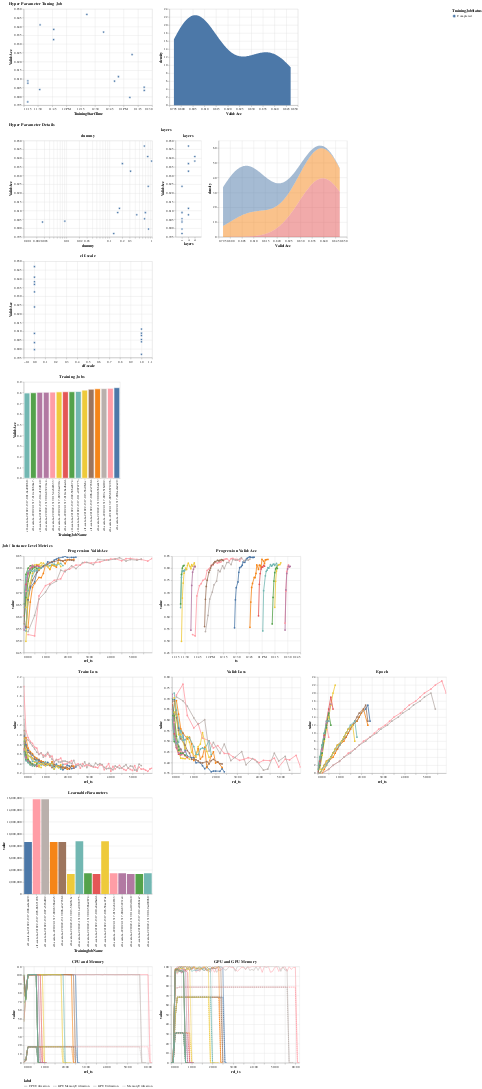

The notebook cell this image was saved under:
### Code cell
%%time
from reporting_util import analyze_hpo_job
chart, trials_df, full_df = analyze_hpo_job(
    clf_scl_la, 
    return_dfs=True,
    job_metrics=[
        'Train:Loss',
        'Valid:Loss',
        'Epoch',
        'LearnableParameters'
    ]
)
chart

### Figure 1 — Vega-Lite specification as saved in the notebook (floating-point values rounded to 4 significant figures; data arrays with more than 128 entries replaced by an {"elided": "..."} marker saying what was removed)
{"$schema": "https://vega.github.io/schema/vega-lite/v4.17.0.json", "config": {"view": {"continuousHeight": 300, "continuousWidth": 400}}, "data": {"name": "data-8f1b11c4b66d59c9c1e87522a1158069"}, "datasets": {"data-1ea5a0a1944ededd26d08b88f36d3868": {"elided": "2698 records"}, "data-8f1b11c4b66d59c9c1e87522a1158069": [{"TrainingElapsedTimeSeconds": 1839, "TrainingEndTime": "2022-10-22T14:52:00+02:00", "TrainingJobName": "clf-scale-la-221022-1317-008-acfa2a29", "TrainingJobStatus": "Completed", "TrainingStartTime": "2022-10-22T14:21:21+02:00", "TuningJobName": "clf-scale-la-221022-1317", "Valid:Acc": 0.8469, "clf-scale": 0, "dummy": 0.6556, "layers": 4}, {"TrainingElapsedTimeSeconds": 3873, "TrainingEndTime": "2022-10-22T14:36:43+02:00", "TrainingJobName": "clf-scale-la-221022-1317-005-8b671296", "TrainingJobStatus": "Completed", "TrainingStartTime": "2022-10-22T13:32:10+02:00", "TuningJobName": "clf-scale-la-221022-1317", "Valid:Acc": 0.8409, "clf-scale": 0, "dummy": 0.7904, "layers": 8}, {"TrainingElapsedTimeSeconds": 3631, "TrainingEndTime": "2022-10-22T14:47:02+02:00", "TrainingJobName": "clf-scale-la-221022-1317-007-e5f6df02", "TrainingJobStatus": "Completed", "TrainingStartTime": "2022-10-22T13:46:31+02:00", "TuningJobName": "clf-scale-la-221022-1317", "Valid:Acc": 0.8383, "clf-scale": 0, "dummy": 0.9732, "layers": 8}, {"TrainingElapsedTimeSeconds": 1701, "TrainingEndTime": "2022-10-22T15:07:20+02:00", "TrainingJobName": "clf-scale-la-221022-1317-009-b36ba9c5", "TrainingJobStatus": "Completed", "TrainingStartTime": "2022-10-22T14:38:59+02:00", "TuningJobName": "clf-scale-la-221022-1317", "Valid:Acc": 0.8368, "clf-scale": 0, "dummy": 0.2015, "layers": 4}, {"TrainingElapsedTimeSeconds": 1769, "TrainingEndTime": "2022-10-22T14:15:52+02:00", "TrainingJobName": "clf-scale-la-221022-1317-006-a2e793fd", "TrainingJobStatus": "Completed", "TrainingStartTime": "2022-10-22T13:46:23+02:00", "TuningJobName": "clf-scale-la-221022-1317", "Valid:Acc": 0.8325, "clf-scale": 0, "dummy": 0.3127, "layers": 4}, {"TrainingElapsedTimeSeconds": 850, "TrainingEndTime": "2022-10-22T15:23:04+02:00", "TrainingJobName": "clf-scale-la-221022-1317-013-5bd7febc", "TrainingJobStatus": "Completed", "TrainingStartTime": "2022-10-22T15:08:54+02:00", "TuningJobName": "clf-scale-la-221022-1317", "Valid:Acc": 0.8239, "clf-scale": 0, "dummy": 0.8088, "layers": 1}, {"TrainingElapsedTimeSeconds": 1434, "TrainingEndTime": "2022-10-22T15:18:25+02:00", "TrainingJobName": "clf-scale-la-221022-1317-011-e9074775", "TrainingJobStatus": "Completed", "TrainingStartTime": "2022-10-22T14:54:31+02:00", "TuningJobName": "clf-scale-la-221022-1317", "Valid:Acc": 0.8113, "clf-scale": 1, "dummy": 0.172, "layers": 4}, {"TrainingElapsedTimeSeconds": 634, "TrainingEndTime": "2022-10-22T13:29:53+02:00", "TrainingJobName": "clf-scale-la-221022-1317-002-586a2874", "TrainingJobStatus": "Completed", "TrainingStartTime": "2022-10-22T13:19:19+02:00", "TuningJobName": "clf-scale-la-221022-1317", "Valid:Acc": 0.8089, "clf-scale": 1, "dummy": 0.1569, "layers": 1}, {"TrainingElapsedTimeSeconds": 770, "TrainingEndTime": "2022-10-22T15:03:17+02:00", "TrainingJobName": "clf-scale-la-221022-1317-010-e8ad6add", "TrainingJobStatus": "Completed", "TrainingStartTime": "2022-10-22T14:50:27+02:00", "TuningJobName": "clf-scale-la-221022-1317", "Valid:Acc": 0.8088, "clf-scale": 0, "dummy": 0.6932, "layers": 1}, {"TrainingElapsedTimeSeconds": 1397, "TrainingEndTime": "2022-10-22T13:42:38+02:00", "TrainingJobName": "clf-scale-la-221022-1317-003-58ae97dc", "TrainingJobStatus": "Completed", "TrainingStartTime": "2022-10-22T13:19:21+02:00", "TuningJobName": "clf-scale-la-221022-1317", "Valid:Acc": 0.8076, "clf-scale": 1, "dummy": 0.4377, "layers": 4}, {"TrainingElapsedTimeSeconds": 649, "TrainingEndTime": "2022-10-22T15:32:25+02:00", "TrainingJobName": "clf-scale-la-221022-1317-015-4cb4fb33", "TrainingJobStatus": "Completed", "TrainingStartTime": "2022-10-22T15:21:36+02:00", "TuningJobName": "clf-scale-la-221022-1317", "Valid:Acc": 0.8053, "clf-scale": 1, "dummy": 0.6672, "layers": 1}, {"TrainingElapsedTimeSeconds": 655, "TrainingEndTime": "2022-10-22T13:42:45+02:00", "TrainingJobName": "clf-scale-la-221022-1317-004-83227ce4", "TrainingJobStatus": "Completed", "TrainingStartTime": "2022-10-22T13:31:50+02:00", "TuningJobName": "clf-scale-la-221022-1317", "Valid:Acc": 0.804, "clf-scale": 1, "dummy": 0.009128, "layers": 1}, {"TrainingElapsedTimeSeconds": 750, "TrainingEndTime": "2022-10-22T15:34:11+02:00", "TrainingJobName": "clf-scale-la-221022-1317-014-d19df140", "TrainingJobStatus": "Completed", "TrainingStartTime": "2022-10-22T15:21:41+02:00", "TuningJobName": "clf-scale-la-221022-1317", "Valid:Acc": 0.8035, "clf-scale": 0, "dummy": 0.002736, "layers": 1}, {"TrainingElapsedTimeSeconds": 700, "TrainingEndTime": "2022-10-22T15:18:14+02:00", "TrainingJobName": "clf-scale-la-221022-1317-012-e0469ea7", "TrainingJobStatus": "Completed", "TrainingStartTime": "2022-10-22T15:06:34+02:00", "TuningJobName": "clf-scale-la-221022-1317", "Valid:Acc": 0.7995, "clf-scale": 0, "dummy": 0.8207, "layers": 1}, {"TrainingElapsedTimeSeconds": 680, "TrainingEndTime": "2022-10-22T13:30:34+02:00", "TrainingJobName": "clf-scale-la-221022-1317-001-9ad909b0", "TrainingJobStatus": "Completed", "TrainingStartTime": "2022-10-22T13:19:14+02:00", "TuningJobName": "clf-scale-la-221022-1317", "Valid:Acc": 0.7969, "clf-scale": 1, "dummy": 0.1268, "layers": 1}], "data-bdacf3435b21d185c90a1c2ba92eb851": [{"TrainingElapsedTimeSeconds": 680, "TrainingEndTime": "2022-10-22T13:30:34+02:00", "TrainingJobName": "clf-scale-la-221022-1317-001-9ad909b0", "TrainingJobStatus": "Completed", "TrainingStartTime": "2022-10-22T13:19:14+02:00", "TuningJobName": "clf-scale-la-221022-1317", "Valid:Acc": 0.7969, "clf-scale": 1, "dummy": 0.1268, "layers": 1}, {"TrainingElapsedTimeSeconds": 700, "TrainingEndTime": "2022-10-22T15:18:14+02:00", "TrainingJobName": "clf-scale-la-221022-1317-012-e0469ea7", "TrainingJobStatus": "Completed", "TrainingStartTime": "2022-10-22T15:06:34+02:00", "TuningJobName": "clf-scale-la-221022-1317", "Valid:Acc": 0.7995, "clf-scale": 0, "dummy": 0.8207, "layers": 1}, {"TrainingElapsedTimeSeconds": 750, "TrainingEndTime": "2022-10-22T15:34:11+02:00", "TrainingJobName": "clf-scale-la-221022-1317-014-d19df140", "TrainingJobStatus": "Completed", "TrainingStartTime": "2022-10-22T15:21:41+02:00", "TuningJobName": "clf-scale-la-221022-1317", "Valid:Acc": 0.8035, "clf-scale": 0, "dummy": 0.002736, "layers": 1}, {"TrainingElapsedTimeSeconds": 655, "TrainingEndTime": "2022-10-22T13:42:45+02:00", "TrainingJobName": "clf-scale-la-221022-1317-004-83227ce4", "TrainingJobStatus": "Completed", "TrainingStartTime": "2022-10-22T13:31:50+02:00", "TuningJobName": "clf-scale-la-221022-1317", "Valid:Acc": 0.804, "clf-scale": 1, "dummy": 0.009128, "layers": 1}, {"TrainingElapsedTimeSeconds": 649, "TrainingEndTime": "2022-10-22T15:32:25+02:00", "TrainingJobName": "clf-scale-la-221022-1317-015-4cb4fb33", "TrainingJobStatus": "Completed", "TrainingStartTime": "2022-10-22T15:21:36+02:00", "TuningJobName": "clf-scale-la-221022-1317", "Valid:Acc": 0.8053, "clf-scale": 1, "dummy": 0.6672, "layers": 1}, {"TrainingElapsedTimeSeconds": 1397, "TrainingEndTime": "2022-10-22T13:42:38+02:00", "TrainingJobName": "clf-scale-la-221022-1317-003-58ae97dc", "TrainingJobStatus": "Completed", "TrainingStartTime": "2022-10-22T13:19:21+02:00", "TuningJobName": "clf-scale-la-221022-1317", "Valid:Acc": 0.8076, "clf-scale": 1, "dummy": 0.4377, "layers": 4}, {"TrainingElapsedTimeSeconds": 770, "TrainingEndTime": "2022-10-22T15:03:17+02:00", "TrainingJobName": "clf-scale-la-221022-1317-010-e8ad6add", "TrainingJobStatus": "Completed", "TrainingStartTime": "2022-10-22T14:50:27+02:00", "TuningJobName": "clf-scale-la-221022-1317", "Valid:Acc": 0.8088, "clf-scale": 0, "dummy": 0.6932, "layers": 1}, {"TrainingElapsedTimeSeconds": 634, "TrainingEndTime": "2022-10-22T13:29:53+02:00", "TrainingJobName": "clf-scale-la-221022-1317-002-586a2874", "TrainingJobStatus": "Completed", "TrainingStartTime": "2022-10-22T13:19:19+02:00", "TuningJobName": "clf-scale-la-221022-1317", "Valid:Acc": 0.8089, "clf-scale": 1, "dummy": 0.1569, "layers": 1}, {"TrainingElapsedTimeSeconds": 1434, "TrainingEndTime": "2022-10-22T15:18:25+02:00", "TrainingJobName": "clf-scale-la-221022-1317-011-e9074775", "TrainingJobStatus": "Completed", "TrainingStartTime": "2022-10-22T14:54:31+02:00", "TuningJobName": "clf-scale-la-221022-1317", "Valid:Acc": 0.8113, "clf-scale": 1, "dummy": 0.172, "layers": 4}, {"TrainingElapsedTimeSeconds": 850, "TrainingEndTime": "2022-10-22T15:23:04+02:00", "TrainingJobName": "clf-scale-la-221022-1317-013-5bd7febc", "TrainingJobStatus": "Completed", "TrainingStartTime": "2022-10-22T15:08:54+02:00", "TuningJobName": "clf-scale-la-221022-1317", "Valid:Acc": 0.8239, "clf-scale": 0, "dummy": 0.8088, "layers": 1}, {"TrainingElapsedTimeSeconds": 1769, "TrainingEndTime": "2022-10-22T14:15:52+02:00", "TrainingJobName": "clf-scale-la-221022-1317-006-a2e793fd", "TrainingJobStatus": "Completed", "TrainingStartTime": "2022-10-22T13:46:23+02:00", "TuningJobName": "clf-scale-la-221022-1317", "Valid:Acc": 0.8325, "clf-scale": 0, "dummy": 0.3127, "layers": 4}, {"TrainingElapsedTimeSeconds": 1701, "TrainingEndTime": "2022-10-22T15:07:20+02:00", "TrainingJobName": "clf-scale-la-221022-1317-009-b36ba9c5", "TrainingJobStatus": "Completed", "TrainingStartTime": "2022-10-22T14:38:59+02:00", "TuningJobName": "clf-scale-la-221022-1317", "Valid:Acc": 0.8368, "clf-scale": 0, "dummy": 0.2015, "layers": 4}, {"TrainingElapsedTimeSeconds": 3631, "TrainingEndTime": "2022-10-22T14:47:02+02:00", "TrainingJobName": "clf-scale-la-221022-1317-007-e5f6df02", "TrainingJobStatus": "Completed", "TrainingStartTime": "2022-10-22T13:46:31+02:00", "TuningJobName": "clf-scale-la-221022-1317", "Valid:Acc": 0.8383, "clf-scale": 0, "dummy": 0.9732, "layers": 8}, {"TrainingElapsedTimeSeconds": 3873, "TrainingEndTime": "2022-10-22T14:36:43+02:00", "TrainingJobName": "clf-scale-la-221022-1317-005-8b671296", "TrainingJobStatus": "Completed", "TrainingStartTime": "2022-10-22T13:32:10+02:00", "TuningJobName": "clf-scale-la-221022-1317", "Valid:Acc": 0.8409, "clf-scale": 0, "dummy": 0.7904, "layers": 8}, {"TrainingElapsedTimeSeconds": 1839, "TrainingEndTime": "2022-10-22T14:52:00+02:00", "TrainingJobName": "clf-scale-la-221022-1317-008-acfa2a29", "TrainingJobStatus": "Completed", "TrainingStartTime": "2022-10-22T14:21:21+02:00", "TuningJobName": "clf-scale-la-221022-1317", "Valid:Acc": 0.8469, "clf-scale": 0, "dummy": 0.6556, "layers": 4}]}, "vconcat": [{"hconcat": [{"encoding": {"opacity": {"condition": {"selection": "selector001", "value": 1}, "value": 0.35}, "shape": {"field": "TrainingJobStatus", "legend": {"orient": "right"}, "type": "nominal"}, "stroke": {"condition": {"selection": "selector002", "value": "gold"}, "value": "white"}, "strokeWidth": {"condition": {"selection": "selector002", "value": 2}, "value": 2}, "tooltip": [{"field": "Valid:Acc", "format": ".2e", "type": "quantitative"}, {"field": "dummy", "format": ".2e", "type": "quantitative"}, {"field": "layers", "type": "quantitative"}, {"field": "clf-scale", "format": ".2e", "type": "quantitative"}, {"field": "TrainingStartTime", "format": "%H:%M:%S", "type": "temporal"}, {"field": "TrainingJobName", "type": "nominal"}, {"field": "TrainingJobStatus", "type": "nominal"}, {"field": "TrainingElapsedTimeSeconds", "type": "quantitative"}], "x": {"field": "TrainingStartTime", "scale": {"nice": true}, "type": "temporal"}, "y": {"axis": {"title": "Valid:Acc"}, "field": "Valid:Acc", "scale": {"padding": 1, "zero": false}, "type": "quantitative"}}, "mark": {"filled": true, "size": 50, "type": "point"}, "selection": {"selector001": {"empty": "all", "encodings": ["x"], "resolve": "intersect", "type": "interval"}, "selector002": {"empty": "none", "fields": ["TrainingJobName", "TrainingStartTime"], "nearest": false, "on": "mouseover", "type": "single"}}}, {"encoding": {"x": {"field": "value", "title": "Valid:Acc", "type": "quantitative"}, "y": {"field": "density", "type": "quantitative"}}, "mark": "area", "transform": [{"filter": {"selection": "selector001"}}, {"bandwidth": 0.01, "density": "Valid:Acc"}]}], "title": "Hyper Parameter Tuning Job"}, {"title": "Hyper Parameter Details", "vconcat": [{"hconcat": [{"encoding": {"opacity": {"condition": {"selection": "selector001", "value": 1}, "value": 0.35}, "shape": {"field": "TrainingJobStatus", "legend": {"orient": "right"}, "type": "nominal"}, "stroke": {"condition": {"selection": "selector002", "value": "gold"}, "value": "white"}, "strokeWidth": {"condition": {"selection": "selector002", "value": 2}, "value": 2}, "tooltip": [{"field": "Valid:Acc", "format": ".2e", "type": "quantitative"}, {"field": "dummy", "format": ".2e", "type": "quantitative"}, {"field": "layers", "type": "quantitative"}, {"field": "clf-scale", "format": ".2e", "type": "quantitative"}, {"field": "TrainingStartTime", "format": "%H:%M:%S", "type": "temporal"}, {"field": "TrainingJobName", "type": "nominal"}, {"field": "TrainingJobStatus", "type": "nominal"}, {"field": "TrainingElapsedTimeSeconds", "type": "quantitative"}], "x": {"field": "dummy", "scale": {"base": 10, "padding": 1, "type": "log", "zero": false}, "type": "quantitative"}, "y": {"axis": {"title": "Valid:Acc"}, "field": "Valid:Acc", "scale": {"padding": 1, "zero": false}, "type": "quantitative"}}, "mark": {"filled": true, "size": 50, "type": "point"}, "selection": {"selector001": {"empty": "all", "encodings": ["x"], "resolve": "intersect", "type": "interval"}, "selector002": {"empty": "none", "fields": ["TrainingJobName", "TrainingStartTime"], "nearest": false, "on": "mouseover", "type": "single"}}, "title": "dummy"}, {"hconcat": [{"encoding": {"opacity": {"condition": {"selection": "selector001", "value": 1}, "value": 0.35}, "shape": {"field": "TrainingJobStatus", "legend": {"orient": "right"}, "type": "nominal"}, "stroke": {"condition": {"selection": "selector002", "value": "gold"}, "value": "white"}, "strokeWidth": {"condition": {"selection": "selector002", "value": 2}, "value": 2}, "tooltip": [{"field": "Valid:Acc", "format": ".2e", "type": "quantitative"}, {"field": "dummy", "format": ".2e", "type": "quantitative"}, {"field": "layers", "type": "quantitative"}, {"field": "clf-scale", "format": ".2e", "type": "quantitative"}, {"field": "TrainingStartTime", "format": "%H:%M:%S", "type": "temporal"}, {"field": "TrainingJobName", "type": "nominal"}, {"field": "TrainingJobStatus", "type": "nominal"}, {"field": "TrainingElapsedTimeSeconds", "type": "quantitative"}], "x": {"field": "layers", "scale": {"base": 10, "padding": 1, "type": "linear", "zero": false}, "type": "ordinal"}, "y": {"axis": {"title": "Valid:Acc"}, "field": "Valid:Acc", "scale": {"padding": 1, "zero": false}, "type": "quantitative"}}, "mark": {"filled": true, "size": 50, "type": "point"}, "selection": {"selector001": {"empty": "all", "encodings": ["x"], "resolve": "intersect", "type": "interval"}, "selector002": {"empty": "none", "fields": ["TrainingJobName", "TrainingStartTime"], "nearest": false, "on": "mouseover", "type": "single"}}, "title": "layers"}, {"encoding": {"color": {"field": "layers", "type": "nominal"}, "tooltip": {"field": "layers", "type": "quantitative"}, "x": {"field": "value", "title": "Valid:Acc", "type": "quantitative"}, "y": {"field": "density", "type": "quantitative"}}, "mark": {"opacity": 0.5, "type": "area"}, "transform": [{"filter": {"selection": "selector001"}}, {"bandwidth": 0.01, "density": "Valid:Acc", "groupby": ["layers"]}]}], "resolve": {"scale": {"angle": "independent"}}, "title": "layers"}]}, {"hconcat": [{"encoding": {"opacity": {"condition": {"selection": "selector001", "value": 1}, "value": 0.35}, "shape": {"field": "TrainingJobStatus", "legend": {"orient": "right"}, "type": "nominal"}, "stroke": {"condition": {"selection": "selector002", "value": "gold"}, "value": "white"}, "strokeWidth": {"condition": {"selection": "selector002", "value": 2}, "value": 2}, "tooltip": [{"field": "Valid:Acc", "format": ".2e", "type": "quantitative"}, {"field": "dummy", "format": ".2e", "type": "quantitative"}, {"field": "layers", "type": "quantitative"}, {"field": "clf-scale", "format": ".2e", "type": "quantitative"}, {"field": "TrainingStartTime", "format": "%H:%M:%S", "type": "temporal"}, {"field": "TrainingJobName", "type": "nominal"}, {"field": "TrainingJobStatus", "type": "nominal"}, {"field": "TrainingElapsedTimeSeconds", "type": "quantitative"}], "x": {"field": "clf-scale", "scale": {"base": 10, "padding": 1, "type": "linear", "zero": false}, "type": "quantitative"}, "y": {"axis": {"title": "Valid:Acc"}, "field": "Valid:Acc", "scale": {"padding": 1, "zero": false}, "type": "quantitative"}}, "mark": {"filled": true, "size": 50, "type": "point"}, "selection": {"selector001": {"empty": "all", "encodings": ["x"], "resolve": "intersect", "type": "interval"}, "selector002": {"empty": "none", "fields": ["TrainingJobName", "TrainingStartTime"], "nearest": false, "on": "mouseover", "type": "single"}}, "title": "clf-scale"}]}]}, {"vconcat": [{"data": {"name": "data-bdacf3435b21d185c90a1c2ba92eb851"}, "encoding": {"color": {"field": "TrainingJobName", "type": "nominal"}, "opacity": {"condition": {"selection": "selector001", "value": 1}, "value": 0.35}, "shape": {"field": "TrainingJobStatus", "legend": {"orient": "right"}, "type": "nominal"}, "stroke": {"condition": {"selection": "selector002", "value": "gold"}, "value": "white"}, "strokeWidth": {"condition": {"selection": "selector002", "value": 2}, "value": 2}, "x": {"field": "TrainingJobName", "sort": null, "type": "nominal"}, "y": {"field": "Valid:Acc", "type": "quantitative"}}, "mark": "bar", "selection": {"selector001": {"empty": "all", "encodings": ["x"], "resolve": "intersect", "type": "interval"}, "selector002": {"empty": "none", "fields": ["TrainingJobName", "TrainingStartTime"], "nearest": false, "on": "mouseover", "type": "single"}}, "title": "Training Jobs"}, {"data": {"name": "data-1ea5a0a1944ededd26d08b88f36d3868"}, "resolve": {"scale": {"strokeDash": "independent"}}, "title": "Job / Instance Level Metrics", "vconcat": [{"hconcat": [{"encoding": {"color": {"condition": {"field": "TrainingJobName", "legend": null, "selection": "selector001", "type": "nominal"}, "value": "grey"}, "opacity": {"condition": {"selection": "selector001", "value": 1}, "value": 0.3}, "strokeWidth": {"condition": {"selection": "selector001", "value": 2.5}, "value": 0.8}, "tooltip": [{"field": "TrainingJobName", "type": "nominal"}, {"field": "value", "type": "quantitative"}, {"field": "label", "type": "nominal"}, {"field": "ts", "format": "%e:%H:%M", "type": "temporal"}, {"field": "rel_ts", "format": "%e:%H:%M", "type": "temporal"}], "x": {"axis": {"format": "%M:%S"}, "field": "rel_ts", "type": "temporal"}, "y": {"field": "value", "scale": {"zero": false}, "type": "quantitative"}}, "mark": {"point": true, "type": "line"}, "selection": {"selector003": {"bind": "scales", "encodings": ["x", "y"], "type": "interval"}}, "title": "Progression Valid:Acc", "transform": [{"filter": {"equal": "Valid:Acc", "field": "label"}}], "width": 400}, {"encoding": {"color": {"condition": {"field": "TrainingJobName", "legend": null, "selection": "selector001", "type": "nominal"}, "value": "grey"}, "opacity": {"condition": {"selection": "selector001", "value": 1}, "value": 0.3}, "strokeWidth": {"condition": {"selection": "selector001", "value": 2.5}, "value": 0.8}, "tooltip": [{"field": "TrainingJobName", "type": "nominal"}, {"field": "value", "type": "quantitative"}, {"field": "label", "type": "nominal"}, {"field": "ts", "format": "%e:%H:%M", "type": "temporal"}, {"field": "rel_ts", "format": "%e:%H:%M", "type": "temporal"}], "x": {"field": "ts", "scale": {"nice": true}, "type": "temporal"}, "y": {"field": "value", "scale": {"zero": false}, "type": "quantitative"}}, "mark": {"point": true, "type": "line"}, "selection": {"selector003": {"bind": "scales", "encodings": ["x", "y"], "type": "interval"}}, "title": "Progression Valid:Acc", "transform": [{"filter": {"equal": "Valid:Acc", "field": "label"}}], "width": 400}]}, {"vconcat": [{"hconcat": [{"encoding": {"color": {"condition": {"field": "TrainingJobName", "legend": null, "selection": "selector001", "type": "nominal"}, "value": "grey"}, "opacity": {"condition": {"selection": "selector001", "value": 1}, "value": 0.3}, "strokeWidth": {"condition": {"selection": "selector001", "value": 2.5}, "value": 0.8}, "tooltip": [{"field": "TrainingJobName", "type": "nominal"}, {"field": "value", "type": "quantitative"}, {"field": "label", "type": "nominal"}, {"field": "ts", "format": "%e:%H:%M", "type": "temporal"}, {"field": "rel_ts", "format": "%e:%H:%M", "type": "temporal"}], "x": {"axis": {"format": "%M:%S"}, "field": "rel_ts", "type": "temporal"}, "y": {"field": "value", "scale": {"zero": false}, "type": "quantitative"}}, "mark": {"interpolate": "linear", "point": true, "type": "line"}, "selection": {"selector004": {"bind": "scales", "encodings": ["x", "y"], "type": "interval"}}, "title": "Train:Loss", "transform": [{"filter": {"equal": "Train:Loss", "field": "label"}}], "width": 400}, {"encoding": {"color": {"condition": {"field": "TrainingJobName", "legend": null, "selection": "selector001", "type": "nominal"}, "value": "grey"}, "opacity": {"condition": {"selection": "selector001", "value": 1}, "value": 0.3}, "strokeWidth": {"condition": {"selection": "selector001", "value": 2.5}, "value": 0.8}, "tooltip": [{"field": "TrainingJobName", "type": "nominal"}, {"field": "value", "type": "quantitative"}, {"field": "label", "type": "nominal"}, {"field": "ts", "format": "%e:%H:%M", "type": "temporal"}, {"field": "rel_ts", "format": "%e:%H:%M", "type": "temporal"}], "x": {"axis": {"format": "%M:%S"}, "field": "rel_ts", "type": "temporal"}, "y": {"field": "value", "scale": {"zero": false}, "type": "quantitative"}}, "mark": {"interpolate": "linear", "point": true, "type": "line"}, "selection": {"selector005": {"bind": "scales", "encodings": ["x", "y"], "type": "interval"}}, "title": "Valid:Loss", "transform": [{"filter": {"equal": "Valid:Loss", "field": "label"}}], "width": 400}, {"encoding": {"color": {"condition": {"field": "TrainingJobName", "legend": null, "selection": "selector001", "type": "nominal"}, "value": "grey"}, "opacity": {"condition": {"selection": "selector001", "value": 1}, "value": 0.3}, "strokeWidth": {"condition": {"selection": "selector001", "value": 2.5}, "value": 0.8}, "tooltip": [{"field": "TrainingJobName", "type": "nominal"}, {"field": "value", "type": "quantitative"}, {"field": "label", "type": "nominal"}, {"field": "ts", "format": "%e:%H:%M", "type": "temporal"}, {"field": "rel_ts", "format": "%e:%H:%M", "type": "temporal"}], "x": {"axis": {"format": "%M:%S"}, "field": "rel_ts", "type": "temporal"}, "y": {"field": "value", "scale": {"zero": false}, "type": "quantitative"}}, "mark": {"interpolate": "linear", "point": true, "type": "line"}, "selection": {"selector006": {"bind": "scales", "encodings": ["x", "y"], "type": "interval"}}, "title": "Epoch", "transform": [{"filter": {"equal": "Epoch", "field": "label"}}], "width": 400}]}, {"hconcat": [{"encoding": {"color": {"condition": {"field": "TrainingJobName", "legend": null, "selection": "selector001", "type": "nominal"}, "value": "grey"}, "opacity": {"condition": {"selection": "selector001", "value": 1}, "value": 0.3}, "strokeWidth": {"condition": {"selection": "selector001", "value": 2.5}, "value": 0.8}, "tooltip": [{"field": "TrainingJobName", "type": "nominal"}, {"field": "value", "type": "quantitative"}, {"field": "label", "type": "nominal"}, {"field": "ts", "format": "%e:%H:%M", "type": "temporal"}, {"field": "rel_ts", "format": "%e:%H:%M", "type": "temporal"}], "x": {"field": "TrainingJobName", "sort": null, "type": "nominal"}, "y": {"field": "value", "scale": {"zero": false}, "type": "quantitative"}}, "mark": {"interpolate": "linear", "point": true, "type": "bar"}, "selection": {"selector007": {"bind": "scales", "encodings": ["x", "y"], "type": "interval"}}, "title": "LearnableParameters", "transform": [{"filter": {"equal": "LearnableParameters", "field": "label"}}], "width": 400}]}, {"hconcat": [{"encoding": {"color": {"condition": {"field": "TrainingJobName", "legend": null, "selection": "selector001", "type": "nominal"}, "value": "grey"}, "opacity": {"condition": {"selection": "selector001", "value": 1}, "value": 0.3}, "strokeDash": {"field": "label", "legend": {"orient": "bottom"}, "type": "nominal"}, "strokeWidth": {"condition": {"selection": "selector001", "value": 2.5}, "value": 0.8}, "tooltip": [{"field": "TrainingJobName", "type": "nominal"}, {"field": "value", "type": "quantitative"}, {"field": "label", "type": "nominal"}, {"field": "ts", "format": "%e:%H:%M", "type": "temporal"}, {"field": "rel_ts", "format": "%e:%H:%M", "type": "temporal"}], "x": {"axis": {"format": "%M:%S"}, "field": "rel_ts", "type": "temporal"}, "y": {"field": "value", "type": "quantitative"}}, "mark": "line", "selection": {"selector008": {"bind": "scales", "encodings": ["x", "y"], "type": "interval"}}, "title": "CPU and Memory", "transform": [{"filter": {"field": "label", "oneOf": ["MemoryUtilization", "CPUUtilization"]}}]}, {"encoding": {"color": {"condition": {"field": "TrainingJobName", "legend": null, "selection": "selector001", "type": "nominal"}, "value": "grey"}, "opacity": {"condition": {"selection": "selector001", "value": 1}, "value": 0.3}, "strokeDash": {"field": "label", "legend": {"orient": "bottom"}, "type": "nominal"}, "strokeWidth": {"condition": {"selection": "selector001", "value": 2.5}, "value": 0.8}, "tooltip": [{"field": "TrainingJobName", "type": "nominal"}, {"field": "value", "type": "quantitative"}, {"field": "label", "type": "nominal"}, {"field": "ts", "format": "%e:%H:%M", "type": "temporal"}, {"field": "rel_ts", "format": "%e:%H:%M", "type": "temporal"}], "x": {"axis": {"format": "%M:%S"}, "field": "rel_ts", "type": "temporal"}, "y": {"field": "value", "type": "quantitative"}}, "mark": "line", "selection": {"selector009": {"bind": "scales", "encodings": ["x", "y"], "type": "interval"}}, "title": "GPU and GPU Memory", "transform": [{"filter": {"field": "label", "oneOf": ["GPUMemoryUtilization", "GPUUtilization"]}}]}]}]}]}]}]}
